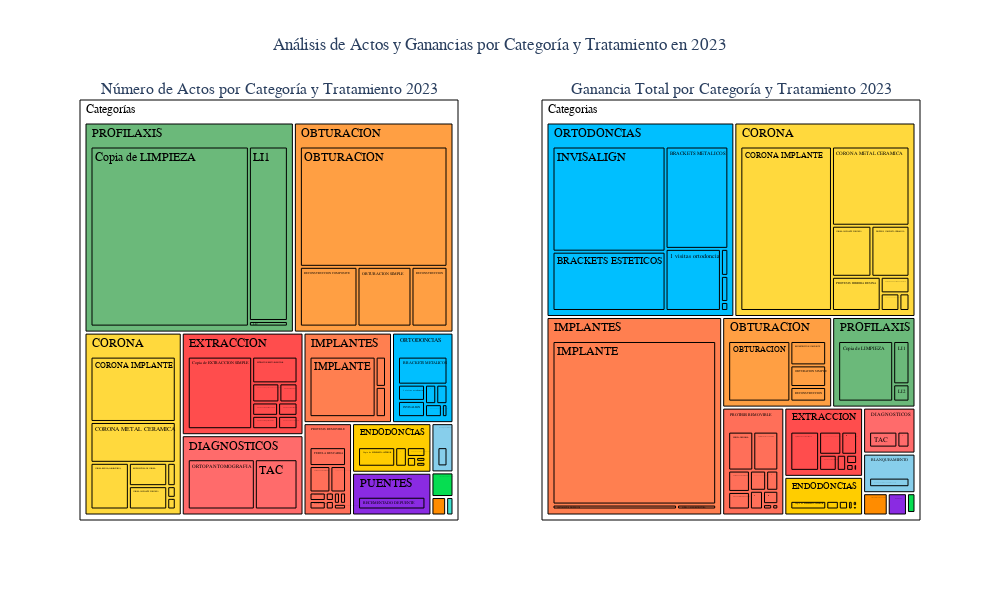

Here is the notebook cell this chart was saved with:
### Code cell
#COMPARATIVA NUMERO DE ACTOS Y GANANCIAS TOTALES SEGUN CATEGORIA MEDICA Y TRATAMIENTO

### Figure 1 — Plotly figure (JSON) as saved in the notebook; plotly's stock layout.template omitted (floating-point values rounded to 4 significant figures)
{"data": [{"branchvalues": "total", "customdata": [["(?)"], ["BLANQUEAMIENTO"], ["BLANQUEAMIENTO"], ["CIRUGIA MAXILOFACIAL"], ["CIRUGIA MAXILOFACIAL"], ["CIRUGIA PERIODONTAL"], ["CIRUGIA PERIODONTAL"], ["CORONA"], ["CORONA"], ["CORONA"], ["CORONA"], ["CORONA"], ["CORONA"], ["CORONA"], ["CORONA"], ["CORONA"], ["DIAGNOSTICOS"], ["DIAGNOSTICOS"], ["DIAGNOSTICOS"], ["ENDODONCIAS"], ["ENDODONCIAS"], ["ENDODONCIAS"], ["ENDODONCIAS"], ["ENDODONCIAS"], ["ENDODONCIAS"], ["ENDODONCIAS"], ["EXTRACCION"], ["EXTRACCION"], ["EXTRACCION"], ["EXTRACCION"], ["EXTRACCION"], ["EXTRACCION"], ["EXTRACCION"], ["EXTRACCION"], ["EXTRACCION"], ["FRENECTOMIA"], ["FRENECTOMIA"], ["IMPLANTES"], ["IMPLANTES"], ["IMPLANTES"], ["IMPLANTES"], ["OBTURACION"], ["OBTURACION"], ["OBTURACION"], ["OBTURACION"], ["OBTURACION"], ["ORTODONCIAS"], ["ORTODONCIAS"], ["ORTODONCIAS"], ["ORTODONCIAS"], ["ORTODONCIAS"], ["ORTODONCIAS"], ["ORTODONCIAS"], ["ORTODONCIAS"], ["PROFILAXIS"], ["PROFILAXIS"], ["PROFILAXIS"], ["PROFILAXIS"], ["PROTESIS REMOVIBLE"], ["PROTESIS REMOVIBLE"], ["PROTESIS REMOVIBLE"], ["PROTESIS REMOVIBLE"], ["PROTESIS REMOVIBLE"], ["PROTESIS REMOVIBLE"], ["PROTESIS REMOVIBLE"], ["PROTESIS REMOVIBLE"], ["PROTESIS REMOVIBLE"], ["PROTESIS REMOVIBLE"], ["PROTESIS REMOVIBLE"], ["PUENTES"], ["PUENTES"]], "domain": {"x": [0, 0.45], "y": [0, 1]}, "hovertemplate": "Tratamiento=%{label}<br>actos=%{value}<br>Categoría=%{parent}<br>id=%{id}<br>category=%{customdata[0]}<extra></extra>", "ids": ["Categorías", "Categorías/BLANQUEAMIENTO", "Categorías/BLANQUEAMIENTO/BLANQUEAMIENTO PHILIPS ZOOM", "Categorías/CIRUGIA MAXILOFACIAL/INJERTO OSEO", "Categorías/CIRUGIA MAXILOFACIAL", "Categorías/CIRUGIA PERIODONTAL", "Categorías/CIRUGIA PERIODONTAL/CURETAJE GINGIVAL POR CUADRANT", "Categorías/CORONA", "Categorías/CORONA/RECEMENTADO DE CORONA", "Categorías/CORONA/CORONA IMPLANTE", "Categorías/CORONA/PROTESIS COMPLETA CERAMICA", "Categorías/CORONA/CORONA TOTAL METAL NOBLE", "Categorías/CORONA/CORONA METAL CERAMICA", "Categorías/CORONA/CORONA IMPLANTE ZIRCONIO", "Categorías/CORONA/CORONA RESINA(LABORATORIO)", "Categorías/CORONA/PROTESIS HIBRIDA RESINA", "Categorías/DIAGNOSTICOS/TAC", "Categorías/DIAGNOSTICOS", "Categorías/DIAGNOSTICOS/ORTOPANTOMOGRAFIA", "Categorías/ENDODONCIAS/ENDODONCIA DE 3 CANALES", "Categorías/ENDODONCIAS/ENDODONCIA DE 3 MOLAR", "Categorías/ENDODONCIAS/ENDODONCIA DE 1 CANAL", "Categorías/ENDODONCIAS/Copia de ENDODONCIA ANTERIOR", "Categorías/ENDODONCIAS", "Categorías/ENDODONCIAS/ENDODONCIA DE 2 CANALES", "Categorías/ENDODONCIAS/ENDODONCIA DE 4 0 MAS CANALES", "Categorías/EXTRACCION", "Categorías/EXTRACCION/EXTRACCION QUIRURGICA TERCER MOLAR INCLUIDO", "Categorías/EXTRACCION/EXTRACCION SIMPLE", "Categorías/EXTRACCION/Copia de EXTRACCION SIMPLE", "Categorías/EXTRACCION/EXTR. TEMPORAL", "Categorías/EXTRACCION/EXTRACCION COMPLEJA", "Categorías/EXTRACCION/EXTRACCION DE IMPLANTE", "Categorías/EXTRACCION/EXTRACCION QUIRURGICA", "Categorías/EXTRACCION/EXTRACCION RESTO RADICULAR", "Categorías/FRENECTOMIA", "Categorías/FRENECTOMIA/FRENECTOMIA INFANTIL", "Categorías/IMPLANTES", "Categorías/IMPLANTES/ADITAMENTOS PROTESICOS", "Categorías/IMPLANTES/SUPRA O MESOESTRUCTURA", "Categorías/IMPLANTES/IMPLANTE", "Categorías/OBTURACION/RECONSTRUCCION COMPOSITE", "Categorías/OBTURACION/RECONSTRUCCION", "Categorías/OBTURACION/OBTURACION SIMPLE", "Categorías/OBTURACION/OBTURACION", "Categorías/OBTURACION", "Categorías/ORTODONCIAS", "Categorías/ORTODONCIAS/BRACKETS ESTETICOS", "Categorías/ORTODONCIAS/1 visitas ortodoncia", "Categorías/ORTODONCIAS/BRACKETS METALICOS", "Categorías/ORTODONCIAS/INVISALIGN", "Categorías/ORTODONCIAS/RELAIN. DENT. PARCIAL SUPERIOR", "Categorías/ORTODONCIAS/RETENEDOR LINGUAL INF", "Categorías/ORTODONCIAS/RETENEDOR LINGUAL SUP", "Categorías/PROFILAXIS", "Categorías/PROFILAXIS/Copia de LIMPIEZA", "Categorías/PROFILAXIS/LI2", "Categorías/PROFILAXIS/LI1", "Categorías/PROTESIS REMOVIBLE/COMPOSTURA DIENTE", "Categorías/PROTESIS REMOVIBLE/Copia de PARCIAL INFERIOR", "Categorías/PROTESIS REMOVIBLE/REPARACION BASE DENT. COMPLETA", "Categorías/PROTESIS REMOVIBLE/PROTESIS MAXILOFACIAL", "Categorías/PROTESIS REMOVIBLE/PARCIAL SUPERIOR", "Categorías/PROTESIS REMOVIBLE/FERULA DESCARGA", "Categorías/PROTESIS REMOVIBLE/DENT. COMPLETA SUPERIOR", "Categorías/PROTESIS REMOVIBLE/DENT. COMPLETA INFERIOR", "Categorías/PROTESIS REMOVIBLE", "Categorías/PROTESIS REMOVIBLE/AJUST. DENT. COMPLETA SUPERIOR", "Categorías/PROTESIS REMOVIBLE/Copia de PARCIAL SUPERIOR", "Categorías/PUENTES/RECEMENTADO DE PUENTE", "Categorías/PUENTES"], "labels": ["Categorías", "BLANQUEAMIENTO", "BLANQUEAMIENTO PHILIPS ZOOM", "INJERTO OSEO", "CIRUGIA MAXILOFACIAL", "CIRUGIA PERIODONTAL", "CURETAJE GINGIVAL POR CUADRANT", "CORONA", "RECEMENTADO DE CORONA", "CORONA IMPLANTE", "PROTESIS COMPLETA CERAMICA", "CORONA TOTAL METAL NOBLE", "CORONA METAL CERAMICA", "CORONA IMPLANTE ZIRCONIO", "CORONA RESINA(LABORATORIO)", "PROTESIS HIBRIDA RESINA", "TAC", "DIAGNOSTICOS", "ORTOPANTOMOGRAFIA", "ENDODONCIA DE 3 CANALES", "ENDODONCIA DE 3 MOLAR", "ENDODONCIA DE 1 CANAL", "Copia de ENDODONCIA ANTERIOR", "ENDODONCIAS", "ENDODONCIA DE 2 CANALES", "ENDODONCIA DE 4 0 MAS CANALES", "EXTRACCION", "EXTRACCION QUIRURGICA TERCER MOLAR INCLUIDO", "EXTRACCION SIMPLE", "Copia de EXTRACCION SIMPLE", "EXTR. TEMPORAL", "EXTRACCION COMPLEJA", "EXTRACCION DE IMPLANTE", "EXTRACCION QUIRURGICA", "EXTRACCION RESTO RADICULAR", "FRENECTOMIA", "FRENECTOMIA INFANTIL", "IMPLANTES", "ADITAMENTOS PROTESICOS", "SUPRA O MESOESTRUCTURA", "IMPLANTE", "RECONSTRUCCION COMPOSITE", "RECONSTRUCCION", "OBTURACION SIMPLE", "OBTURACION", "OBTURACION", "ORTODONCIAS", "BRACKETS ESTETICOS", "1 visitas ortodoncia", "BRACKETS METALICOS", "INVISALIGN", "RELAIN. DENT. PARCIAL SUPERIOR", "RETENEDOR LINGUAL INF", "RETENEDOR LINGUAL SUP", "PROFILAXIS", "Copia de LIMPIEZA", "LI2", "LI1", "COMPOSTURA DIENTE", "Copia de PARCIAL INFERIOR", "REPARACION BASE DENT. COMPLETA", "PROTESIS MAXILOFACIAL", "PARCIAL SUPERIOR", "FERULA DESCARGA", "DENT. COMPLETA SUPERIOR", "DENT. COMPLETA INFERIOR", "PROTESIS REMOVIBLE", "AJUST. DENT. COMPLETA SUPERIOR", "Copia de PARCIAL SUPERIOR", "RECEMENTADO DE PUENTE", "PUENTES"], "marker": {"colors": ["white", "#87CEEB", "#87CEEB", "#FF8C00", "#FF8C00", "#06DD51", "#06DD51", "#FFD93D", "#FFD93D", "#FFD93D", "#FFD93D", "#FFD93D", "#FFD93D", "#FFD93D", "#FFD93D", "#FFD93D", "#FF6B6B", "#FF6B6B", "#FF6B6B", "#FFCD00", "#FFCD00", "#FFCD00", "#FFCD00", "#FFCD00", "#FFCD00", "#FFCD00", "#FF4D4D", "#FF4D4D", "#FF4D4D", "#FF4D4D", "#FF4D4D", "#FF4D4D", "#FF4D4D", "#FF4D4D", "#FF4D4D", "#40E0D0", "#40E0D0", "#FF7F50", "#FF7F50", "#FF7F50", "#FF7F50", "#FF9F43", "#FF9F43", "#FF9F43", "#FF9F43", "#FF9F43", "#00BFFF", "#00BFFF", "#00BFFF", "#00BFFF", "#00BFFF", "#00BFFF", "#00BFFF", "#00BFFF", "#6BB97A", "#6BB97A", "#6BB97A", "#6BB97A", "#FF6F59", "#FF6F59", "#FF6F59", "#FF6F59", "#FF6F59", "#FF6F59", "#FF6F59", "#FF6F59", "#FF6F59", "#FF6F59", "#FF6F59", "#8A2BE2", "#8A2BE2"], "line": {"color": "black", "width": 1}}, "name": "", "parents": ["", "Categorías", "Categorías/BLANQUEAMIENTO", "Categorías/CIRUGIA MAXILOFACIAL", "Categorías", "Categorías", "Categorías/CIRUGIA PERIODONTAL", "Categorías", "Categorías/CORONA", "Categorías/CORONA", "Categorías/CORONA", "Categorías/CORONA", "Categorías/CORONA", "Categorías/CORONA", "Categorías/CORONA", "Categorías/CORONA", "Categorías/DIAGNOSTICOS", "Categorías", "Categorías/DIAGNOSTICOS", "Categorías/ENDODONCIAS", "Categorías/ENDODONCIAS", "Categorías/ENDODONCIAS", "Categorías/ENDODONCIAS", "Categorías", "Categorías/ENDODONCIAS", "Categorías/ENDODONCIAS", "Categorías", "Categorías/EXTRACCION", "Categorías/EXTRACCION", "Categorías/EXTRACCION", "Categorías/EXTRACCION", "Categorías/EXTRACCION", "Categorías/EXTRACCION", "Categorías/EXTRACCION", "Categorías/EXTRACCION", "Categorías", "Categorías/FRENECTOMIA", "Categorías", "Categorías/IMPLANTES", "Categorías/IMPLANTES", "Categorías/IMPLANTES", "Categorías/OBTURACION", "Categorías/OBTURACION", "Categorías/OBTURACION", "Categorías/OBTURACION", "Categorías", "Categorías", "Categorías/ORTODONCIAS", "Categorías/ORTODONCIAS", "Categorías/ORTODONCIAS", "Categorías/ORTODONCIAS", "Categorías/ORTODONCIAS", "Categorías/ORTODONCIAS", "Categorías/ORTODONCIAS", "Categorías", "Categorías/PROFILAXIS", "Categorías/PROFILAXIS", "Categorías/PROFILAXIS", "Categorías/PROTESIS REMOVIBLE", "Categorías/PROTESIS REMOVIBLE", "Categorías/PROTESIS REMOVIBLE", "Categorías/PROTESIS REMOVIBLE", "Categorías/PROTESIS REMOVIBLE", "Categorías/PROTESIS REMOVIBLE", "Categorías/PROTESIS REMOVIBLE", "Categorías/PROTESIS REMOVIBLE", "Categorías", "Categorías/PROTESIS REMOVIBLE", "Categorías/PROTESIS REMOVIBLE", "Categorías/PUENTES", "Categorías"], "textfont": {"color": "black"}, "type": "treemap", "values": [1068.0, 8.0, 8.0, 2.0, 2.0, 4.0, 4.0, 131.0, 9.0, 56.0, 2.0, 1.0, 35.0, 9.0, 18.0, 1.0, 28.0, 72.0, 44.0, 5.0, 1.0, 2.0, 16.0, 29.0, 4.0, 1.0, 92.0, 6.0, 3.0, 54.0, 4.0, 3.0, 4.0, 4.0, 14.0, 1.0, 1.0, 59.0, 4.0, 4.0, 51.0, 32.0, 20.0, 30.0, 165.0, 247.0, 41.0, 3.0, 6.0, 19.0, 6.0, 1.0, 3.0, 3.0, 324.0, 260.0, 2.0, 62.0, 8.0, 1.0, 1.0, 2.0, 2.0, 10.0, 1.0, 1.0, 33.0, 1.0, 6.0, 25.0, 25.0]}, {"branchvalues": "total", "customdata": [["(?)"], ["BLANQUEAMIENTO"], ["BLANQUEAMIENTO"], ["CIRUGIA MAXILOFACIAL"], ["CIRUGIA MAXILOFACIAL"], ["CIRUGIA PERIODONTAL"], ["CIRUGIA PERIODONTAL"], ["CORONA"], ["CORONA"], ["CORONA"], ["CORONA"], ["CORONA"], ["CORONA"], ["CORONA"], ["CORONA"], ["CORONA"], ["DIAGNOSTICOS"], ["DIAGNOSTICOS"], ["DIAGNOSTICOS"], ["ENDODONCIAS"], ["ENDODONCIAS"], ["ENDODONCIAS"], ["ENDODONCIAS"], ["ENDODONCIAS"], ["ENDODONCIAS"], ["ENDODONCIAS"], ["EXTRACCION"], ["EXTRACCION"], ["EXTRACCION"], ["EXTRACCION"], ["EXTRACCION"], ["EXTRACCION"], ["EXTRACCION"], ["EXTRACCION"], ["EXTRACCION"], ["FRENECTOMIA"], ["FRENECTOMIA"], ["IMPLANTES"], ["IMPLANTES"], ["IMPLANTES"], ["IMPLANTES"], ["OBTURACION"], ["OBTURACION"], ["OBTURACION"], ["OBTURACION"], ["OBTURACION"], ["ORTODONCIAS"], ["ORTODONCIAS"], ["ORTODONCIAS"], ["ORTODONCIAS"], ["ORTODONCIAS"], ["ORTODONCIAS"], ["ORTODONCIAS"], ["ORTODONCIAS"], ["PROFILAXIS"], ["PROFILAXIS"], ["PROFILAXIS"], ["PROFILAXIS"], ["PROTESIS REMOVIBLE"], ["PROTESIS REMOVIBLE"], ["PROTESIS REMOVIBLE"], ["PROTESIS REMOVIBLE"], ["PROTESIS REMOVIBLE"], ["PROTESIS REMOVIBLE"], ["PROTESIS REMOVIBLE"], ["PROTESIS REMOVIBLE"], ["PROTESIS REMOVIBLE"], ["PROTESIS REMOVIBLE"], ["PROTESIS REMOVIBLE"], ["PUENTES"], ["PUENTES"]], "domain": {"x": [0.55, 1], "y": [0, 1]}, "hovertemplate": "Tratamiento=%{label}<br>total=%{value}<br>Categoría=%{parent}<br>id=%{id}<br>category=%{customdata[0]}<extra></extra>", "ids": ["Categorias", "Categorias/BLANQUEAMIENTO", "Categorias/BLANQUEAMIENTO/BLANQUEAMIENTO PHILIPS ZOOM", "Categorias/CIRUGIA MAXILOFACIAL/INJERTO OSEO", "Categorias/CIRUGIA MAXILOFACIAL", "Categorias/CIRUGIA PERIODONTAL", "Categorias/CIRUGIA PERIODONTAL/CURETAJE GINGIVAL POR CUADRANT", "Categorias/CORONA", "Categorias/CORONA/RECEMENTADO DE CORONA", "Categorias/CORONA/CORONA IMPLANTE", "Categorias/CORONA/PROTESIS COMPLETA CERAMICA", "Categorias/CORONA/CORONA TOTAL METAL NOBLE", "Categorias/CORONA/CORONA METAL CERAMICA", "Categorias/CORONA/CORONA IMPLANTE ZIRCONIO", "Categorias/CORONA/CORONA RESINA(LABORATORIO)", "Categorias/CORONA/PROTESIS HIBRIDA RESINA", "Categorias/DIAGNOSTICOS/TAC", "Categorias/DIAGNOSTICOS", "Categorias/DIAGNOSTICOS/ORTOPANTOMOGRAFIA", "Categorias/ENDODONCIAS/ENDODONCIA DE 3 CANALES", "Categorias/ENDODONCIAS/ENDODONCIA DE 3 MOLAR", "Categorias/ENDODONCIAS/ENDODONCIA DE 1 CANAL", "Categorias/ENDODONCIAS/Copia de ENDODONCIA ANTERIOR", "Categorias/ENDODONCIAS", "Categorias/ENDODONCIAS/ENDODONCIA DE 2 CANALES", "Categorias/ENDODONCIAS/ENDODONCIA DE 4 0 MAS CANALES", "Categorias/EXTRACCION", "Categorias/EXTRACCION/EXTRACCION QUIRURGICA TERCER MOLAR INCLUIDO", "Categorias/EXTRACCION/EXTRACCION SIMPLE", "Categorias/EXTRACCION/Copia de EXTRACCION SIMPLE", "Categorias/EXTRACCION/EXTR. TEMPORAL", "Categorias/EXTRACCION/EXTRACCION COMPLEJA", "Categorias/EXTRACCION/EXTRACCION DE IMPLANTE", "Categorias/EXTRACCION/EXTRACCION QUIRURGICA", "Categorias/EXTRACCION/EXTRACCION RESTO RADICULAR", "Categorias/FRENECTOMIA", "Categorias/FRENECTOMIA/FRENECTOMIA INFANTIL", "Categorias/IMPLANTES", "Categorias/IMPLANTES/ADITAMENTOS PROTESICOS", "Categorias/IMPLANTES/SUPRA O MESOESTRUCTURA", "Categorias/IMPLANTES/IMPLANTE", "Categorias/OBTURACION/RECONSTRUCCION COMPOSITE", "Categorias/OBTURACION/RECONSTRUCCION", "Categorias/OBTURACION/OBTURACION SIMPLE", "Categorias/OBTURACION/OBTURACION", "Categorias/OBTURACION", "Categorias/ORTODONCIAS", "Categorias/ORTODONCIAS/BRACKETS ESTETICOS", "Categorias/ORTODONCIAS/1 visitas ortodoncia", "Categorias/ORTODONCIAS/BRACKETS METALICOS", "Categorias/ORTODONCIAS/INVISALIGN", "Categorias/ORTODONCIAS/RELAIN. DENT. PARCIAL SUPERIOR", "Categorias/ORTODONCIAS/RETENEDOR LINGUAL INF", "Categorias/ORTODONCIAS/RETENEDOR LINGUAL SUP", "Categorias/PROFILAXIS", "Categorias/PROFILAXIS/Copia de LIMPIEZA", "Categorias/PROFILAXIS/LI2", "Categorias/PROFILAXIS/LI1", "Categorias/PROTESIS REMOVIBLE/COMPOSTURA DIENTE", "Categorias/PROTESIS REMOVIBLE/Copia de PARCIAL INFERIOR", "Categorias/PROTESIS REMOVIBLE/REPARACION BASE DENT. COMPLETA", "Categorias/PROTESIS REMOVIBLE/PROTESIS MAXILOFACIAL", "Categorias/PROTESIS REMOVIBLE/PARCIAL SUPERIOR", "Categorias/PROTESIS REMOVIBLE/FERULA DESCARGA", "Categorias/PROTESIS REMOVIBLE/DENT. COMPLETA SUPERIOR", "Categorias/PROTESIS REMOVIBLE/DENT. COMPLETA INFERIOR", "Categorias/PROTESIS REMOVIBLE", "Categorias/PROTESIS REMOVIBLE/AJUST. DENT. COMPLETA SUPERIOR", "Categorias/PROTESIS REMOVIBLE/Copia de PARCIAL SUPERIOR", "Categorias/PUENTES/RECEMENTADO DE PUENTE", "Categorias/PUENTES"], "labels": ["Categorias", "BLANQUEAMIENTO", "BLANQUEAMIENTO PHILIPS ZOOM", "INJERTO OSEO", "CIRUGIA MAXILOFACIAL", "CIRUGIA PERIODONTAL", "CURETAJE GINGIVAL POR CUADRANT", "CORONA", "RECEMENTADO DE CORONA", "CORONA IMPLANTE", "PROTESIS COMPLETA CERAMICA", "CORONA TOTAL METAL NOBLE", "CORONA METAL CERAMICA", "CORONA IMPLANTE ZIRCONIO", "CORONA RESINA(LABORATORIO)", "PROTESIS HIBRIDA RESINA", "TAC", "DIAGNOSTICOS", "ORTOPANTOMOGRAFIA", "ENDODONCIA DE 3 CANALES", "ENDODONCIA DE 3 MOLAR", "ENDODONCIA DE 1 CANAL", "Copia de ENDODONCIA ANTERIOR", "ENDODONCIAS", "ENDODONCIA DE 2 CANALES", "ENDODONCIA DE 4 0 MAS CANALES", "EXTRACCION", "EXTRACCION QUIRURGICA TERCER MOLAR INCLUIDO", "EXTRACCION SIMPLE", "Copia de EXTRACCION SIMPLE", "EXTR. TEMPORAL", "EXTRACCION COMPLEJA", "EXTRACCION DE IMPLANTE", "EXTRACCION QUIRURGICA", "EXTRACCION RESTO RADICULAR", "FRENECTOMIA", "FRENECTOMIA INFANTIL", "IMPLANTES", "ADITAMENTOS PROTESICOS", "SUPRA O MESOESTRUCTURA", "IMPLANTE", "RECONSTRUCCION COMPOSITE", "RECONSTRUCCION", "OBTURACION SIMPLE", "OBTURACION", "OBTURACION", "ORTODONCIAS", "BRACKETS ESTETICOS", "1 visitas ortodoncia", "BRACKETS METALICOS", "INVISALIGN", "RELAIN. DENT. PARCIAL SUPERIOR", "RETENEDOR LINGUAL INF", "RETENEDOR LINGUAL SUP", "PROFILAXIS", "Copia de LIMPIEZA", "LI2", "LI1", "COMPOSTURA DIENTE", "Copia de PARCIAL INFERIOR", "REPARACION BASE DENT. COMPLETA", "PROTESIS MAXILOFACIAL", "PARCIAL SUPERIOR", "FERULA DESCARGA", "DENT. COMPLETA SUPERIOR", "DENT. COMPLETA INFERIOR", "PROTESIS REMOVIBLE", "AJUST. DENT. COMPLETA SUPERIOR", "Copia de PARCIAL SUPERIOR", "RECEMENTADO DE PUENTE", "PUENTES"], "marker": {"colors": ["white", "#87CEEB", "#87CEEB", "#FF8C00", "#FF8C00", "#06DD51", "#06DD51", "#FFD93D", "#FFD93D", "#FFD93D", "#FFD93D", "#FFD93D", "#FFD93D", "#FFD93D", "#FFD93D", "#FFD93D", "#FF6B6B", "#FF6B6B", "#FF6B6B", "#FFCD00", "#FFCD00", "#FFCD00", "#FFCD00", "#FFCD00", "#FFCD00", "#FFCD00", "#FF4D4D", "#FF4D4D", "#FF4D4D", "#FF4D4D", "#FF4D4D", "#FF4D4D", "#FF4D4D", "#FF4D4D", "#FF4D4D", "#40E0D0", "#40E0D0", "#FF7F50", "#FF7F50", "#FF7F50", "#FF7F50", "#FF9F43", "#FF9F43", "#FF9F43", "#FF9F43", "#FF9F43", "#00BFFF", "#00BFFF", "#00BFFF", "#00BFFF", "#00BFFF", "#00BFFF", "#00BFFF", "#00BFFF", "#6BB97A", "#6BB97A", "#6BB97A", "#6BB97A", "#FF6F59", "#FF6F59", "#FF6F59", "#FF6F59", "#FF6F59", "#FF6F59", "#FF6F59", "#FF6F59", "#FF6F59", "#FF6F59", "#FF6F59", "#8A2BE2", "#8A2BE2"], "line": {"color": "black", "width": 1}}, "name": "", "parents": ["", "Categorias", "Categorias/BLANQUEAMIENTO", "Categorias/CIRUGIA MAXILOFACIAL", "Categorias", "Categorias", "Categorias/CIRUGIA PERIODONTAL", "Categorias", "Categorias/CORONA", "Categorias/CORONA", "Categorias/CORONA", "Categorias/CORONA", "Categorias/CORONA", "Categorias/CORONA", "Categorias/CORONA", "Categorias/CORONA", "Categorias/DIAGNOSTICOS", "Categorias", "Categorias/DIAGNOSTICOS", "Categorias/ENDODONCIAS", "Categorias/ENDODONCIAS", "Categorias/ENDODONCIAS", "Categorias/ENDODONCIAS", "Categorias", "Categorias/ENDODONCIAS", "Categorias/ENDODONCIAS", "Categorias", "Categorias/EXTRACCION", "Categorias/EXTRACCION", "Categorias/EXTRACCION", "Categorias/EXTRACCION", "Categorias/EXTRACCION", "Categorias/EXTRACCION", "Categorias/EXTRACCION", "Categorias/EXTRACCION", "Categorias", "Categorias/FRENECTOMIA", "Categorias", "Categorias/IMPLANTES", "Categorias/IMPLANTES", "Categorias/IMPLANTES", "Categorias/OBTURACION", "Categorias/OBTURACION", "Categorias/OBTURACION", "Categorias/OBTURACION", "Categorias", "Categorias", "Categorias/ORTODONCIAS", "Categorias/ORTODONCIAS", "Categorias/ORTODONCIAS", "Categorias/ORTODONCIAS", "Categorias/ORTODONCIAS", "Categorias/ORTODONCIAS", "Categorias/ORTODONCIAS", "Categorias", "Categorias/PROFILAXIS", "Categorias/PROFILAXIS", "Categorias/PROFILAXIS", "Categorias/PROTESIS REMOVIBLE", "Categorias/PROTESIS REMOVIBLE", "Categorias/PROTESIS REMOVIBLE", "Categorias/PROTESIS REMOVIBLE", "Categorias/PROTESIS REMOVIBLE", "Categorias/PROTESIS REMOVIBLE", "Categorias/PROTESIS REMOVIBLE", "Categorias/PROTESIS REMOVIBLE", "Categorias", "Categorias/PROTESIS REMOVIBLE", "Categorias/PROTESIS REMOVIBLE", "Categorias/PUENTES", "Categorias"], "textfont": {"color": "black"}, "type": "treemap", "values": [206200.0, 2950.0, 2950.0, 780.0, 780.0, 240.0, 240.0, 50090.0, 320.0, 27130.0, 3500.0, 860.0, 11060.0, 3625.0, 594.0, 3000.0, 2400.0, 3426.0, 1026.0, 813.0, 110.0, 300.0, 2330.0, 4328.0, 600.0, 175.0, 7752.0, 1520.0, 840.0, 3342.0, 70.0, 300.0, 150.0, 450.0, 1080.0, 30.0, 30.0, 49580.0, 1108.0, 348.0, 48120.0, 2083.0, 1250.0, 1845.0, 8992.0, 14170.0, 51940.0, 12040.0, 6179.0, 11540.0, 21350.0, 120.0, 360.0, 348.0, 10740.0, 8281.0, 700.0, 1755.0, 1135.0, 600.0, 80.0, 932.0, 598.0, 2385.0, 800.0, 500.0, 9530.0, 120.0, 2380.0, 610.0, 610.0]}], "layout": {"annotations": [{"font": {"size": 16}, "showarrow": false, "text": "Número de Actos por Categoría y Tratamiento 2023", "x": 0.225, "xanchor": "center", "xref": "paper", "y": 1, "yanchor": "bottom", "yref": "paper"}, {"font": {"size": 16}, "showarrow": false, "text": "Ganancia Total por Categoría y Tratamiento 2023", "x": 0.775, "xanchor": "center", "xref": "paper", "y": 1, "yanchor": "bottom", "yref": "paper"}], "font": {"family": "Oswald"}, "height": 600, "title": {"font": {"family": "Oswald"}, "text": "Análisis de Actos y Ganancias por Categoría y Tratamiento en 2023", "x": 0.5}, "width": 1000}}
